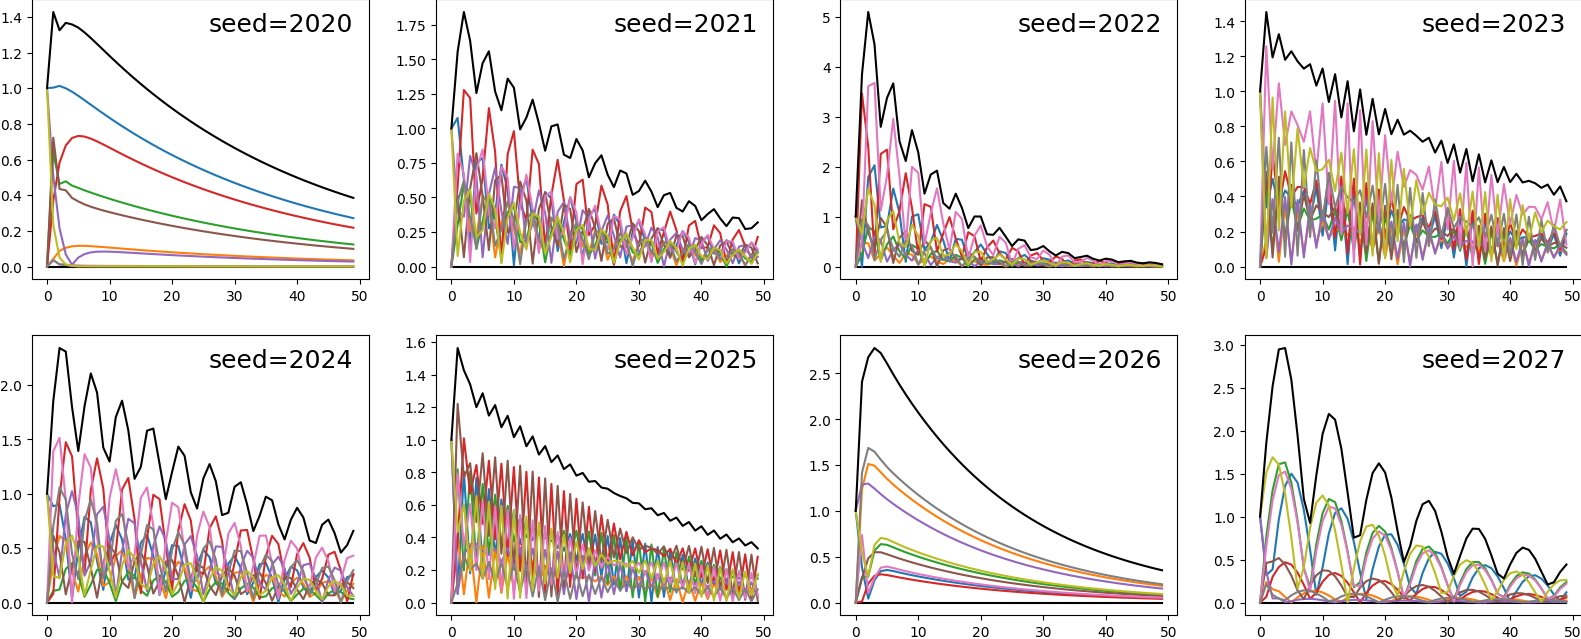

Recreate this plot in Python.
from numpy import matrix
from numpy.linalg import eig, norm
from numpy.random import normal, seed
import matplotlib.pyplot as plt

def power(m, s):
    seed(s)
    A = matrix(normal(0, 2, (m, m)))
    lmd = max(abs(eig(A)[0])) + 0.1
    X = range(50)
    P = [(A / lmd)**n for n in X]
    Y = [norm(B, 2) for B in P]
    plt.plot([X[0], X[-1]], [0, 0], c='k')
    for i in range(m):
        for j in range(m):
            plt.plot(X, [abs(B[i, j]) for B in P])
    plt.plot(X, Y, c='k')
    plt.text(max(X), max(Y), f'seed={s}',
             size=18, ha='right', va='top')


plt.figure(figsize=(20, 8))
n = 241
for s in [2020, 2021, 2022, 2023, 2024, 2025, 2026, 2027]:
    plt.subplot(n)
    power(3, s)
    n += 1

plt.show()  
#plt.savefig('norm.pdf', bbox_inches='tight', pad_inches=0)

